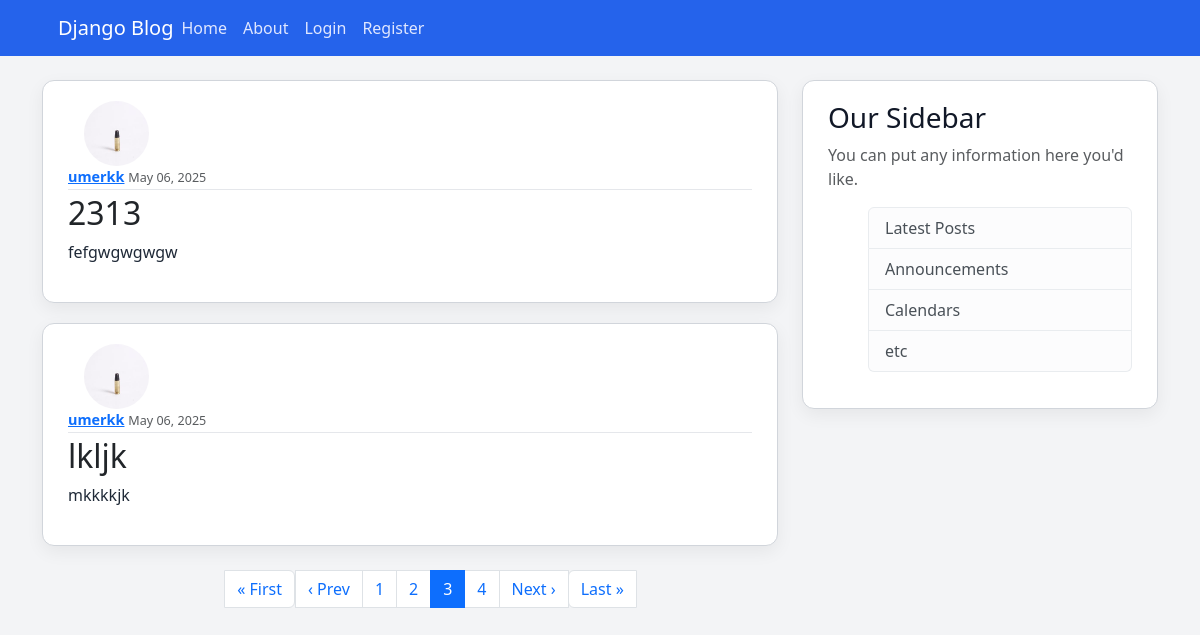
Page /blog/?page=3 on the committed database.
### blog/models.py (models this page shows, shortened)
class Post(models.Model):
    title=models.CharField(max_length=100)
    content=models.TextField()
    date_posted=models.DateTimeField(default=timezone.now)
    author=models.ForeignKey(User, on_delete=models.CASCADE)

### users/models.py (models this page shows, shortened)
class Profile(models.Model):
    user= models.OneToOneField(User, on_delete=models.CASCADE)
    image= models.ImageField(default='default.jpg', upload_to='profile_pics')

### blog/views.py (the view)
# urls.py: path('', PostListView.as_view(), name='blog-home'),
class PostListView(ListView):
    model= Post
    template_name= 'blog/home.html'
    context_object_name= 'posts'
    ordering= ['-date_posted']
    paginate_by= 2

### blog/templates/blog/home.html
{% extends "blog/base.html" %}
{% block abs %}
  {% for post in posts %}
    <article class="media content-section">
      <img class="rounded-circle article-img me-3" src="{{ post.author.profile.image.url }}">
      <div class="media-body">
        <div class="article-metadata">
          <a class="mr-2 fw-bold" href="{% url 'user-post' post.author.username%}">{{ post.author }}</a>
          <small class="text-muted">{{ post.date_posted|date:"F d, Y" }}</small>
        </div>
        <h2>
          <a class="article-title text-dark text-decoration-none" href="{% url 'post-detail' post.id %}">
            {{ post.title }}
          </a>
        </h2>
        <p class="article-content">{{ post.content }}</p>
      </div>
    </article>
  {% endfor %}
  {% if is_paginated %}
    <nav aria-label="Page navigation">
      <ul class="pagination justify-content-center mt-4">
        {% if page_obj.has_previous %}
          <li class="page-item">
            <a class="page-link" href="?page=1">&laquo; First</a>
          </li>
          <li class="page-item">
            <a class="page-link" href="?page={{ page_obj.previous_page_number }}">‹ Prev</a>
          </li>
        {% endif %}
        {% for num in page_obj.paginator.page_range %}
          {% if num > page_obj.number|add:'-3' and num < page_obj.number|add:'3' %}
            {% if page_obj.number == num %}
              <li class="page-item active" aria-current="page">
                <span class="page-link">{{ num }}</span>
              </li>
            {% else %}
              <li class="page-item">
                <a class="page-link" href="?page={{ num }}">{{ num }}</a>
              </li>
            {% endif %}
          {% endif %}
        {% endfor %}
        {% if page_obj.has_next %}
          <li class="page-item">
            <a class="page-link" href="?page={{ page_obj.next_page_number }}">Next ›</a>
          </li>
          <li class="page-item">
            <a class="page-link" href="?page={{ page_obj.paginator.num_pages }}">Last &raquo;</a>
          </li>
        {% endif %}
      </ul>
    </nav>
  {% endif %}
{% endblock abs %}

### blog/static/blog/main.css (style rules this page uses)
body { background: #f3f4f6; color: #1f2937; margin-top: 5rem; font-family: 'Segoe UI', sans-serif; }
h1, h2, h3, h4, h5, h6 { color: #111827; }
.content-section { background: #ffffff; padding: 20px 25px; border: 1px solid #d1d5db; border-radius: 12px; margin-bottom: 20px; box-shadow: 0 6px 18px rgba(0, 0, 0, 0.06); }
.article-title { color: #1e40af; font-weight: 500; }
.article-content { white-space: pre-line; font-size: 1rem; line-height: 1.6; }
.article-img { height: 65px; width: 65px; margin-right: 16px; border-radius: 8px; }
.article-metadata { padding-bottom: 1px; margin-bottom: 4px; border-bottom: 1px solid #e5e7eb; font-size: 0.9rem; color: #6b7280; }

### rows in the picture
Post: author.profile.image (picture), author "umerkk", date_posted "May 06, 2025", title "2313", content "fefgwgwgwgw"
Post: author.profile.image (picture), author "umerkk", date_posted "May 06, 2025", title "lkljk", content "mkkkkjk"

### other values in the picture
{{ num }} "1" "2" "4"
{{ num }} "3"
